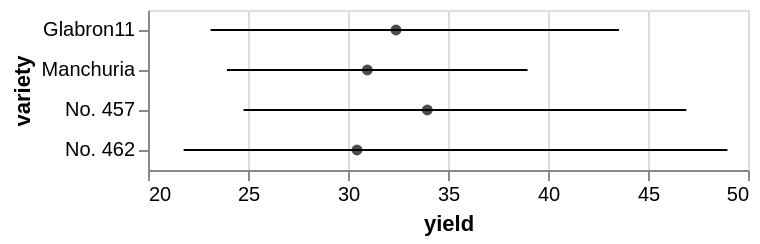

Express this chart as Vega-Lite.
### Vega-Lite specification from a JSON file in a GitHub repository (floating-point values rounded to 4 significant figures)
{"$schema": "https://vega.github.io/schema/vega-lite/v3.json", "data": {"values": [{"lower_yield": 23.13, "upper_yield": 43.55, "center": 32.4, "variety": "Glabron11"}, {"lower_yield": 23.95, "upper_yield": 38.98, "center": 30.97, "variety": "Manchuria"}, {"lower_yield": 24.78, "upper_yield": 46.92, "center": 33.97, "variety": "No. 457"}, {"lower_yield": 21.78, "upper_yield": 48.97, "center": 30.45, "variety": "No. 462"}]}, "layer": [{"mark": "errorbar", "encoding": {"x": {"field": "upper_yield", "type": "quantitative", "scale": {"zero": false}, "title": "yield"}, "x2": {"field": "lower_yield", "type": "quantitative"}, "y": {"field": "variety", "type": "ordinal"}}}, {"mark": {"type": "point", "filled": true, "color": "black"}, "encoding": {"x": {"field": "center", "type": "quantitative"}, "y": {"field": "variety", "type": "ordinal"}}}]}
